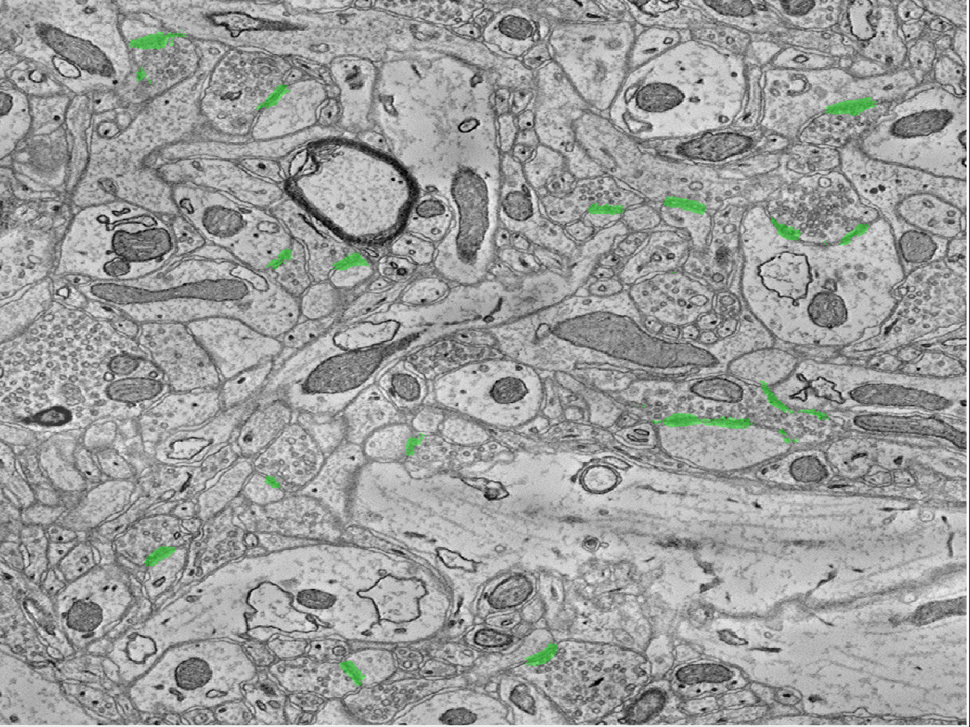
#> input picture python/vesicle_example.png, 970 x 727 px, shrunk from 1200 x 900 before the run
$ python visualize_feature.py   (Python 2 division)
#> lines starting #> are read from the running program, lines starting #| are printed output that depends on the picture
import numpy as np
from skimage.io import imread, imshow
from skimage.feature import blob_dog
from skimage import color
from skimage.draw import circle_perimeter
import matplotlib.pyplot as plt


def visualize(image):
    blob_dog_feature = blob_dog(image, threshold=.1, max_sigma=10)
    max_y, max_x = image.shape
    image = color.gray2rgb(image)

    for item in blob_dog_feature:
        center_x, center_y, radius = item
        cx, cy = circle_perimeter(center_y, center_x, radius)

        # filtering out coordinates which are outside of the image
        cx, cy = zip(*filter(lambda (x, y): 0 <= x < max_x and 0 <= y < max_y, zip(cx, cy)))

        # make points red
        image[cy, cx] = (220, 20, 20)

    imshow(image)
    plt.show()


if __name__ == '__main__':

    # NOTE: Hard coded png --> this is swapped out for EM data
    image = imread('vesicle_example.png')
#> image is the input picture: shape (727, 970, 3); mean R, G, B 157.1, 158, 157.1

    # we only need 1 channel from the png (we made the image grayscale!)
    image = image[:, :, 0]
#> image: shape (727, 970)

    # inverting image because blob_dog detection is sensitive to light spots!!
    image = np.invert(image)
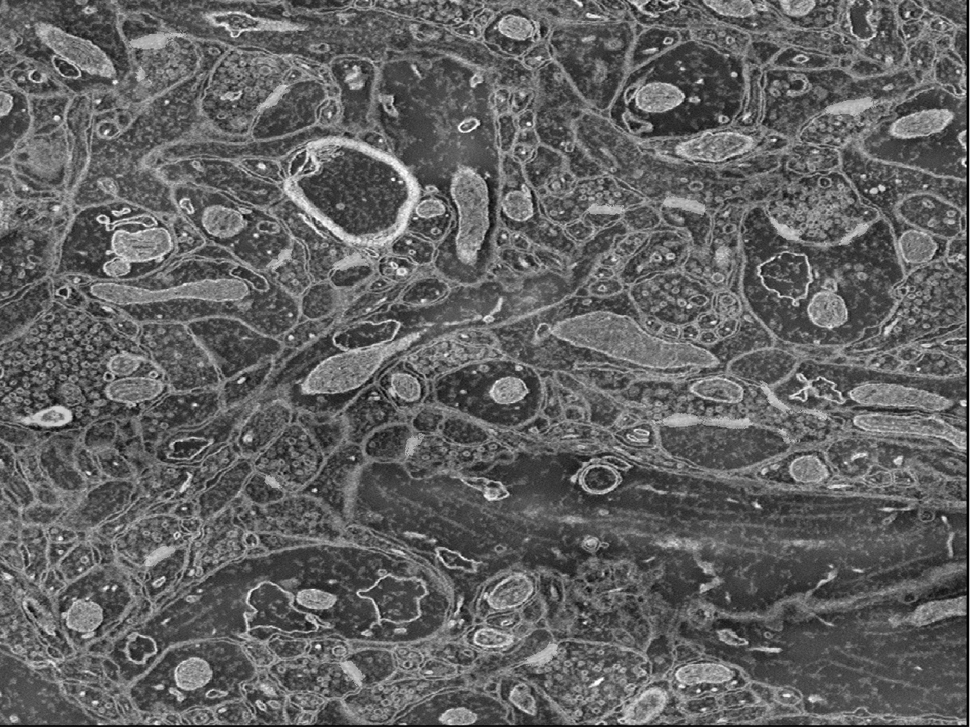
#> image: shape (727, 970); min 0, max 255, mean 97.9
    visualize(image)
#> the loop in visualize, `for item in blob_dog_feature:` made 1 pass
#> (center_x, center_y, radius) on pass 1: (179, 393, 1)
#> (the run stopped early here; a loop or call above may not have finished)

$ run again, with python/small_image.png copied over python/vesicle_example.png
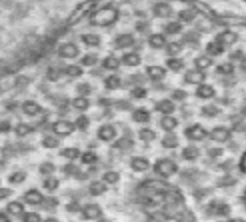
#> input picture python/small_image.png, 246 x 222 px
#> image is the input picture: shape (222, 246, 4); mean R, G, B, A 164.7, 164.7, 164.7, 255
#> `image = np.invert(image)`:
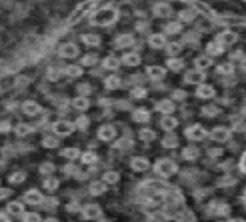
#> image: shape (222, 246); min 18, max 183, mean 90.3
#> blob_dog_feature = 55 rows, first 8: [166, 245, 4.1], [198, 245, 4.1], [114, 142, 4.1], [155, 245, 2.56], [177, 15, 4.1], [0, 245, 1.6], [131, 188, 2.56], [93, 139, 4.1]
#> the loop in visualize, `for item in blob_dog_feature:` made 1 pass
